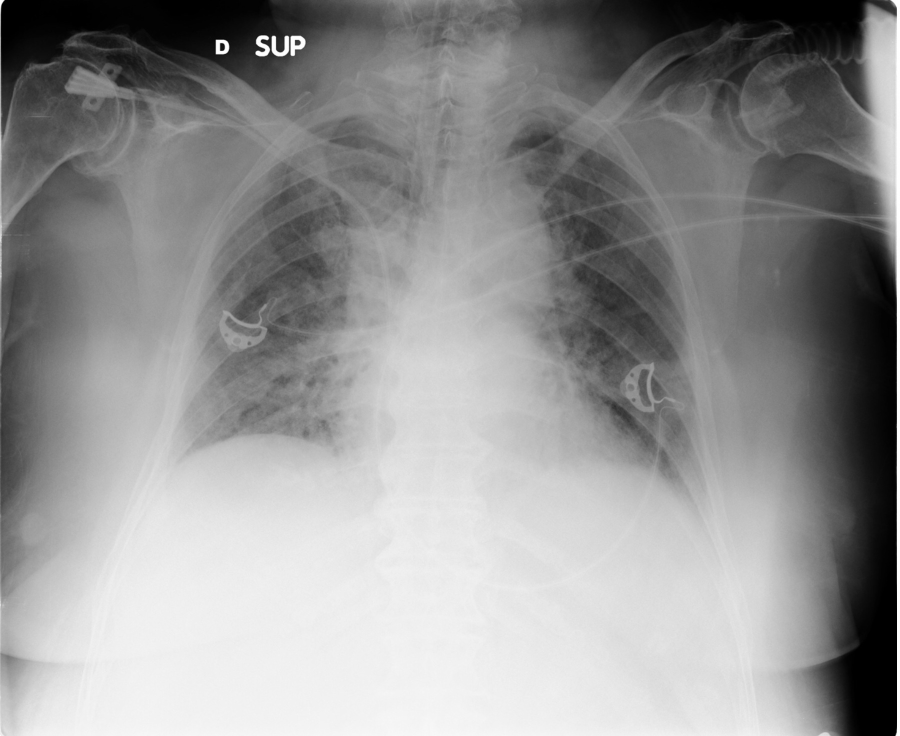
#> input picture validation/images/85E52EB3-56E9-4D67-82DA-DEA247C82886.jpeg, 1799 x 1472 px (shown at 1/2 size); its folder holds 4 pictures in this run
$ python resize.py
#> lines starting #> are read from the running program, lines starting #| are printed output that depends on the picture
import glob
from PIL import Image
i = 0
for f in glob.glob("../images/*"):
    img = Image.open(f)
#> img is the input picture: PIL image 1799x1472 RGB; min 0, max 255, mean 147
    img = img.resize((432,300))
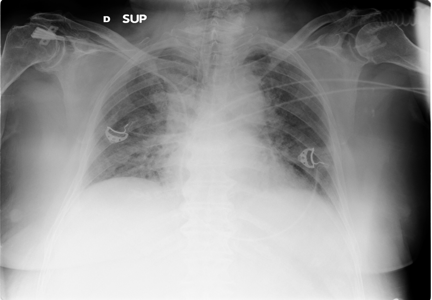
#> img: PIL image 432x300 RGB; min 0, max 255, mean 147
    img.save('../images/vx' + str(i) + '.png')
    i += 1
#> pass 2 of the loop `for f in glob.glob("../images/*"):`:
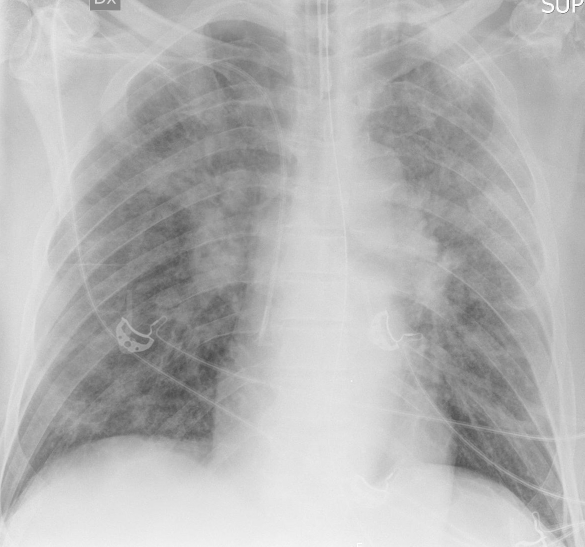
#> input picture validation/images/B2D20576-00B7-4519-A415-72DE29C90C34.jpeg, 1169 x 1094 px (shown at 1/2 size)
#> img is the input picture: PIL image 1169x1094 RGB; min 7, max 255, mean 180.5
#> `img = img.resize((432,300))`:
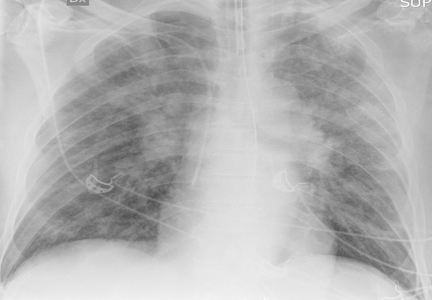
#> img: PIL image 432x300 RGB; min 78, max 255, mean 180.5
#> pass 3 of the loop `for f in glob.glob("../images/*"):`:
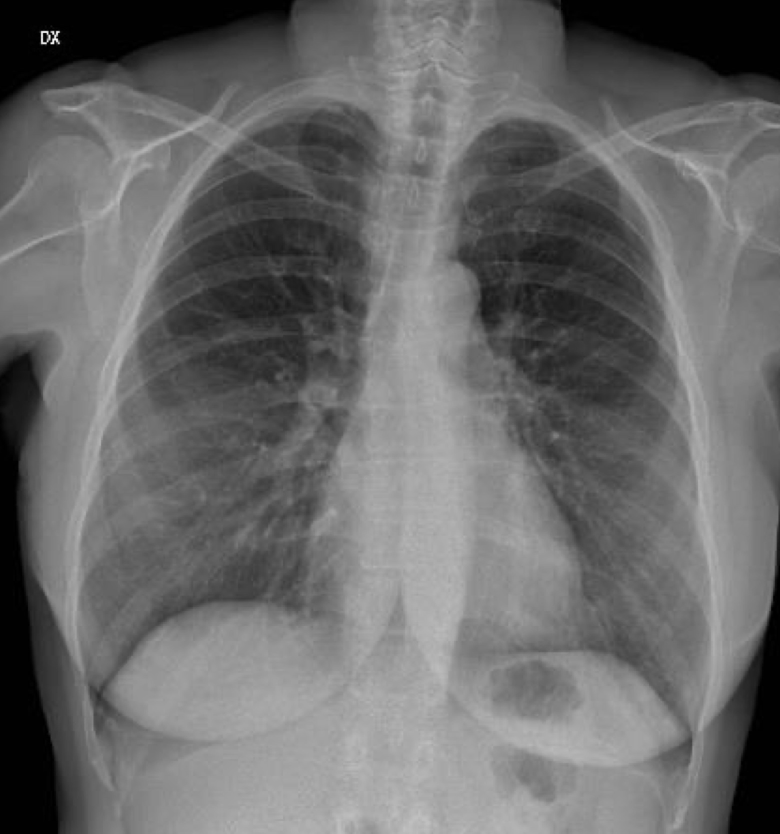
#> input picture validation/images/F051E018-DAD1-4506-AD43-BE4CA29E960B.jpeg, 1560 x 1668 px (shown at 1/2 size)
#> img is the input picture: PIL image 1560x1668 RGB; min 0, max 255, mean 105.9
#> `img = img.resize((432,300))`:
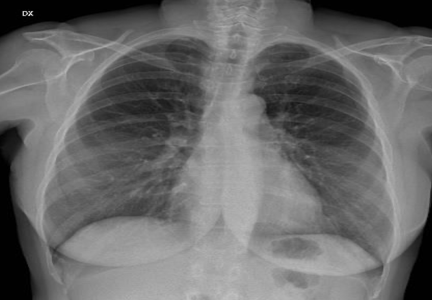
#> img: PIL image 432x300 RGB; min 0, max 219, mean 106
#> the loop made 4 passes; the first 3 are shown
